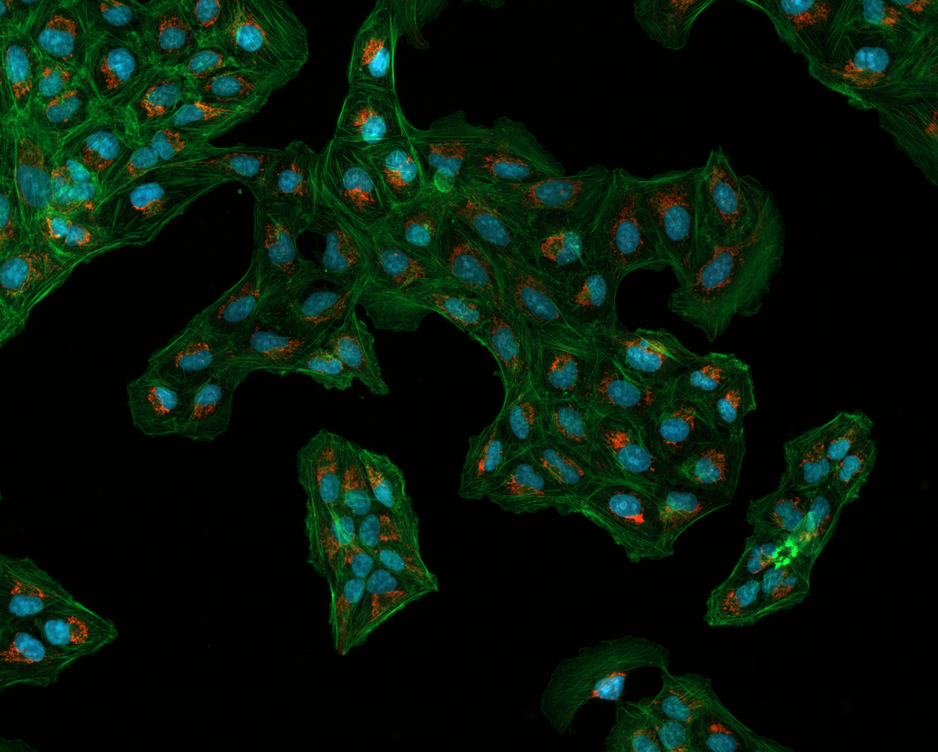
#> input picture research_env/images/Osteosarcoma_01.tif, 938 x 752 px, shrunk from 1376 x 1104 before the run, given in place of f16.jpg, which was not available
$ jupyter execute --allow-errors 'object detection by template matching.ipynb'
#> lines starting #> are read from the running program, lines starting #| are printed output that depends on the picture; after the words box and inside, x2 and y2 are one past the last pixel; in counts of white or black regions, pixels touching at a corner belong together; pictures that were not available may be replaced by others from this repository, and a replacement may not be noted
[cell 1]
import cv2
import numpy as np
from matplotlib import pyplot as plt

[cell 2]
img_rgb=cv2.imread('images/f16.jpg')
#> img_rgb is the input picture: shape (752, 938, 3); mean B, G, R 11.1, 23.9, 7
img_gray=cv2.cvtColor(img_rgb, cv2.COLOR_BGR2GRAY)
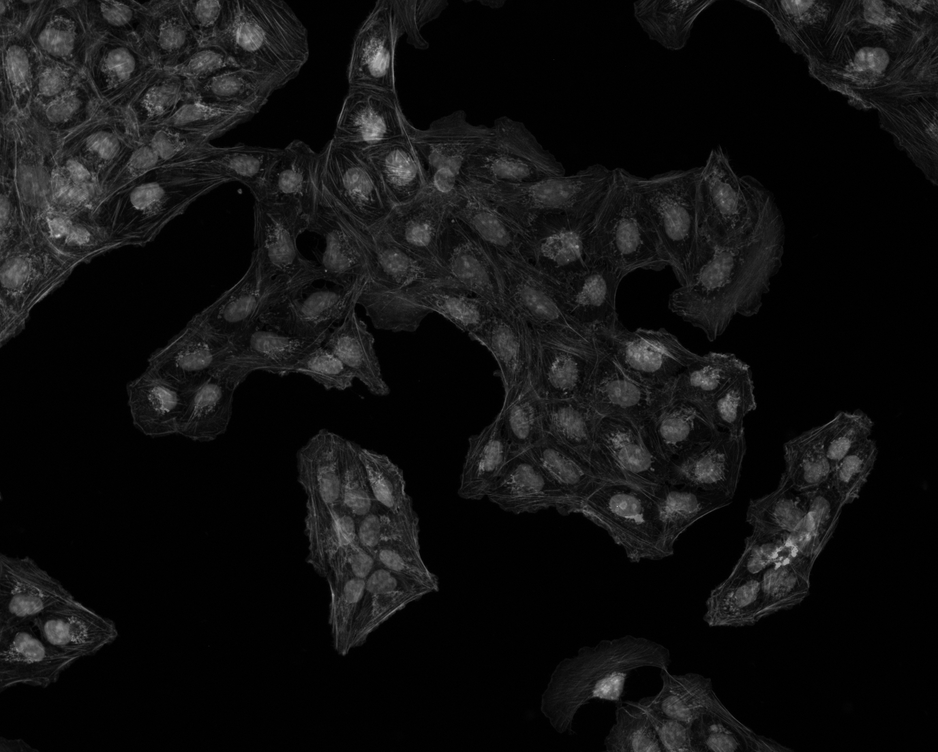
#> img_gray: shape (752, 938); min 0, max 210, mean 17.4
template=cv2.imread('images/f16_template.jpg', 0)
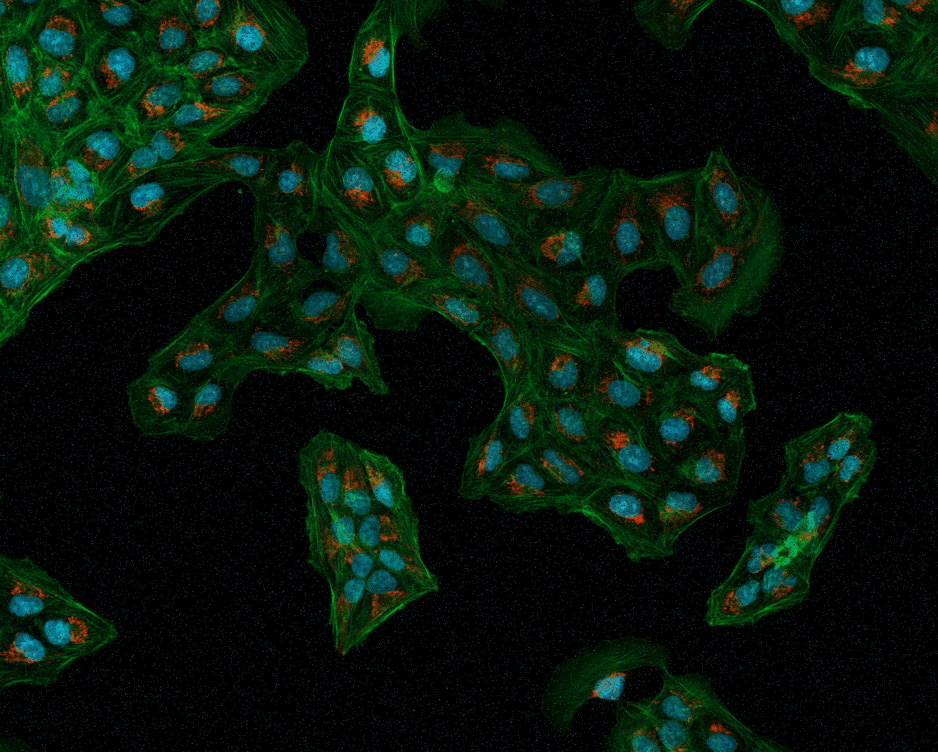
#> input picture research_env/images/Osteosarcoma_01_8bit_salt_pepper.tif, 938 x 752 px, shrunk from 1376 x 1104 before the run, given in place of f16_template.jpg, which was not available
#> template: shape (752, 938); min 0, max 142, mean 16.3
h, w=template.shape[::]
#> h = 752; w = 938

[cell 3]
h
#> Out = 752

[cell 4]
w
#> Out = 938

[cell 5]
res=cv2.matchTemplate(img_gray, template, cv2.TM_SQDIFF)
#> res = [29637464]
plt.imshow(res, cmap="gray")
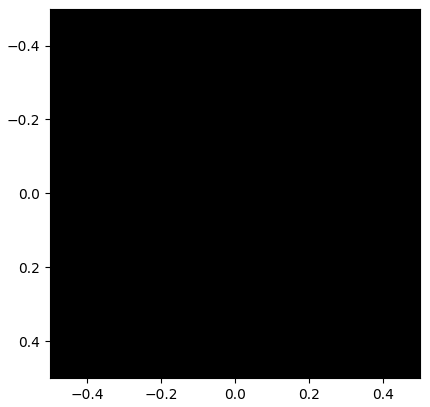
#> figure drawn by matplotlib, 1 panel

[cell 6]
min_val, max_val, min_loc, max_loc=cv2.minMaxLoc(res)
#> min_val = 29637464; max_val = 29637464; min_loc = (0, 0); max_loc = (0, 0)

[cell 7]
min_val
#> Out = 29637464

#> (a cell that did not finish here is left out)

[cell 9]
min_loc
#> Out = (0, 0)

#> (a cell that did not finish here is left out)

[cell 11]
top_left = min_loc  #Change to max_loc for all except for TM_SQDIFF
#> top_left = (0, 0)
bottom_right = (top_left[0] + w, top_left[1] + h)
#> bottom_right = (938, 752)
cv2.rectangle(img_gray, top_left, bottom_right, 255, 2)  #White rectangle with thickness 2.
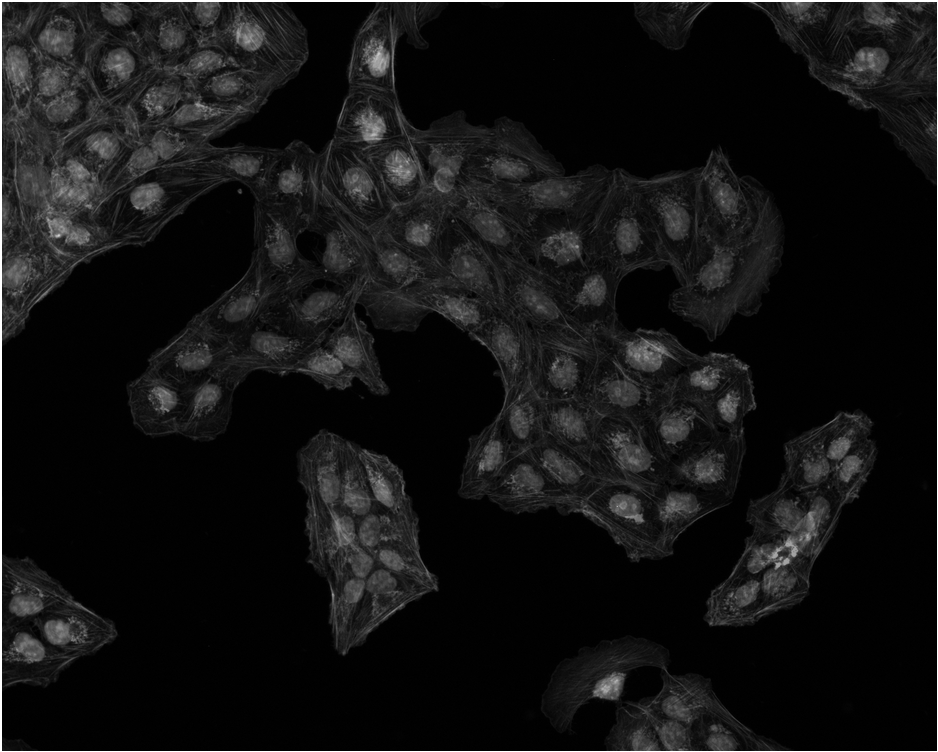
#> img_gray: shape (752, 938); 0.72% of pixels changed, all inside (x1, y1, x2, y2) = (0, 0, 938, 752)

cv2.imshow("Matched image", img_gray)
cv2.waitKey()
cv2.destroyAllWindows()

[cell 12]
import cv2
import numpy as np
from matplotlib import pyplot as plt

img_rgb = cv2.imread('images/bubbles.png')
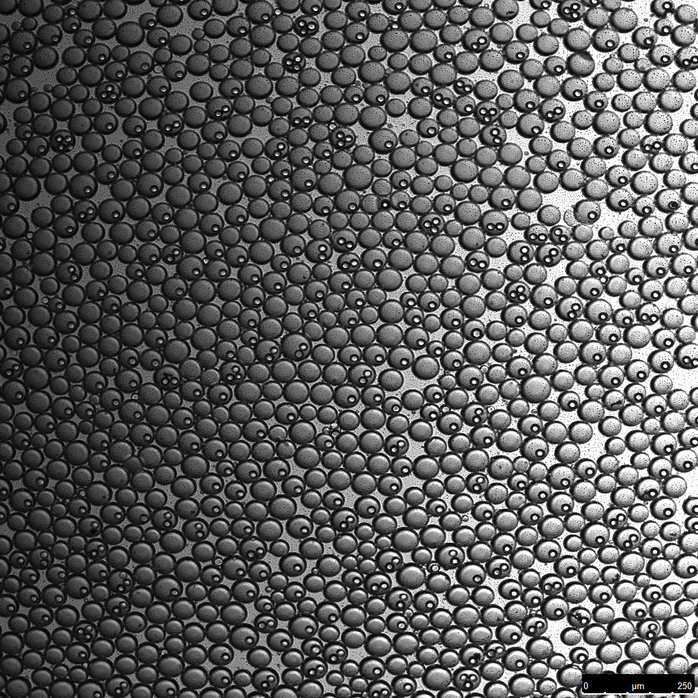
#> input picture research_env/images/bubbles.tif, 698 x 698 px, shrunk from 1024 x 1024 before the run, given in place of bubbles.png, which was not available
#> img_rgb is the input picture: shape (698, 698, 3); mean B, G, R 93.2, 93.2, 93.2
img_gray = cv2.cvtColor(img_rgb, cv2.COLOR_BGR2GRAY)
#> img_gray: shape (698, 698)
template = cv2.imread('images/bubbles_template.png',0)
h, w = template.shape[::]

res = cv2.matchTemplate(img_gray, template, cv2.TM_CCOEFF_NORMED)
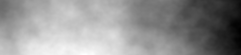
#> res: shape (55, 241) float32; min -0.0875, max 0.0201, mean -0.0257; drawn with min black and max white
plt.imshow(res, cmap='gray')

threshold = 0.8 #Pick only values above 0.8. For TM_CCOEFF_NORMED, larger values = good fit.

loc = np.where( res >= threshold)
#> loc = (empty array, empty array)
#Outputs 2 arrays. Combine these arrays to get x,y coordinates - take x from one array and y from the other.

#Reminder: ZIP function is an iterator of tuples where first item in each iterator is paired together,
#then the second item and then third, etc.

for pt in zip(*loc[::-1]):   #-1 to swap the values as we assign x and y coordinate to draw the rectangle.
    #Draw rectangle around each object. We know the top left (pt), draw rectangle to match the size of the template image.
    cv2.rectangle(img_rgb, pt, (pt[0] + w, pt[1] + h), (0, 0, 255), 2)  #Red rectangles with thickness 2.
#> this loop made 0 passes

cv2.imwrite('images/template_matched.jpg', img_rgb)
cv2.imshow("Matched image", img_rgb)
cv2.waitKey()
cv2.destroyAllWindows()
